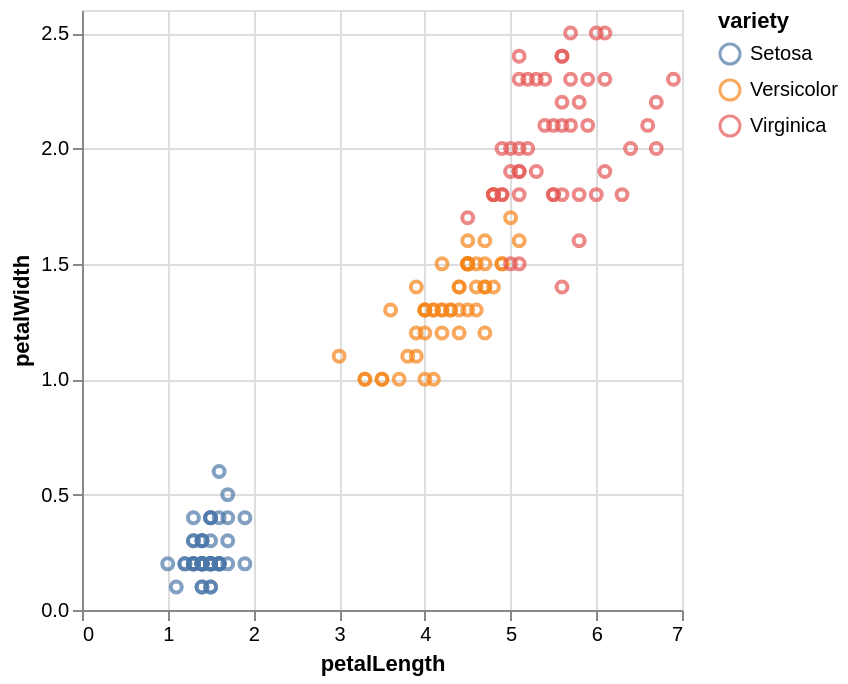

Notebook code for this chart:
### Code cell
alt.Chart(df_iris).mark_point().encode(
    x='petalLength',
    y='petalWidth',
    color='variety'
)

### Figure 1 — Vega-Lite specification as saved in the notebook (floating-point values rounded to 4 significant figures; data arrays with more than 128 entries replaced by an {"elided": "..."} marker saying what was removed)
{"config": {"view": {"continuousWidth": 300, "continuousHeight": 300}}, "data": {"name": "data-5eba7ec92c7f0de54677697cf93dba88"}, "mark": {"type": "point"}, "encoding": {"color": {"field": "variety", "type": "nominal"}, "x": {"field": "petalLength", "type": "quantitative"}, "y": {"field": "petalWidth", "type": "quantitative"}}, "$schema": "https://vega.github.io/schema/vega-lite/v5.20.1.json", "datasets": {"data-5eba7ec92c7f0de54677697cf93dba88": {"elided": "150 records"}}}
